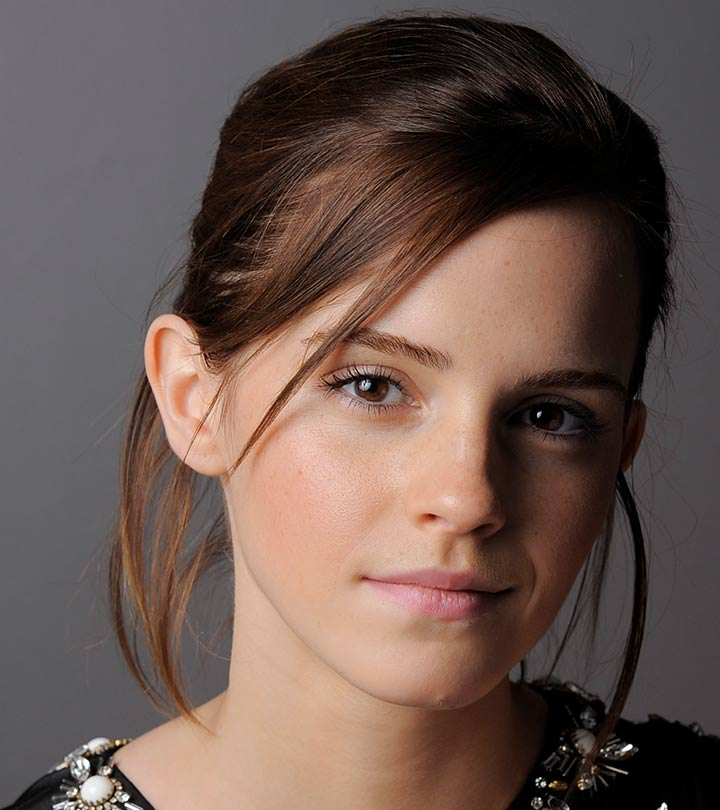
#> input picture Point Operations/img/emma.jpg, 720 x 810 px
$ jupyter execute 'intensity transformations.ipynb'
#> lines starting #> are read from the running program, lines starting #| are printed output that depends on the picture
# Intensity Transformations

[cell 1]
## Identity transformation

import cv2 as cv
import numpy as np
import matplotlib.pyplot as plt

# Read the image in grayscale
f = cv.imread('img/emma.jpg', cv.IMREAD_GRAYSCALE)
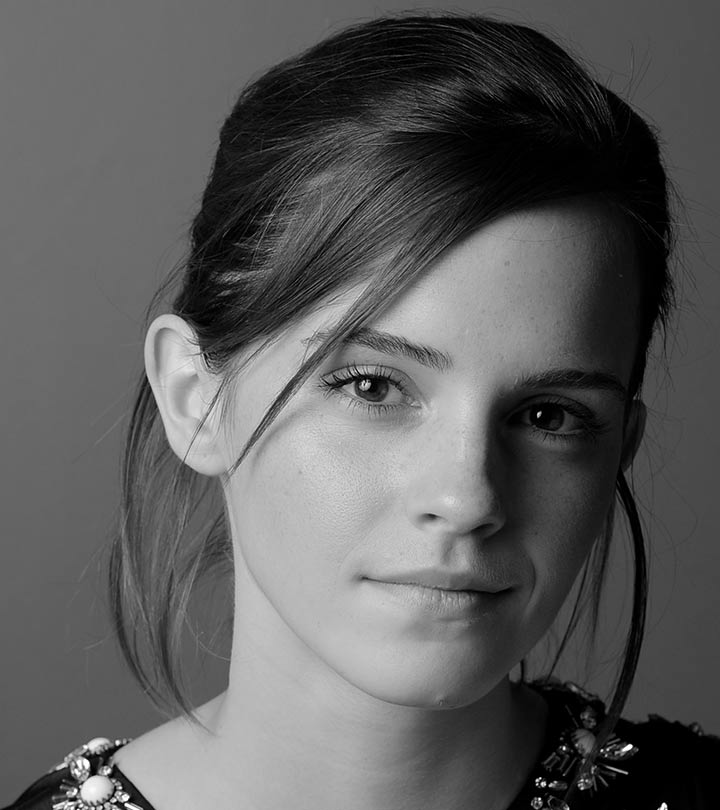
#> f: shape (810, 720); min 0, max 255, mean 92.3

# Apply the intensity transformation
t1 = np.arange(256, dtype=np.uint8)
g = t1[f]
# g=cv.LUT(f,t)


# Create a figure with subplots
fig, ax = plt.subplots(1, 3, figsize=(15, 5))

# Plotting the original image
ax[0].imshow(f, cmap='gray')
ax[0].set_title('Original Image')
ax[0].axis('off')

# Plotting the transformed image
ax[1].imshow(g, cmap='gray')
ax[1].set_title('Transformed Image 1')
ax[1].axis('off')

# Plotting the transformation function
ax[2].plot(f.flatten(), g.flatten(), '.', markersize=1)
ax[2].set_title('Transformation Function')
ax[2].set_xlabel('Original Intensity')
ax[2].set_ylabel('Transformed Intensity')

plt.show()

[cell 2]
## Negative transformation

import cv2 as cv
import numpy as np
import matplotlib.pyplot as plt

# Read the image in grayscale
f = cv.imread('img/emma.jpg', cv.IMREAD_GRAYSCALE)

# Define the transformation function
t2 = np.arange(255, -1, -1)
h = t2[f]
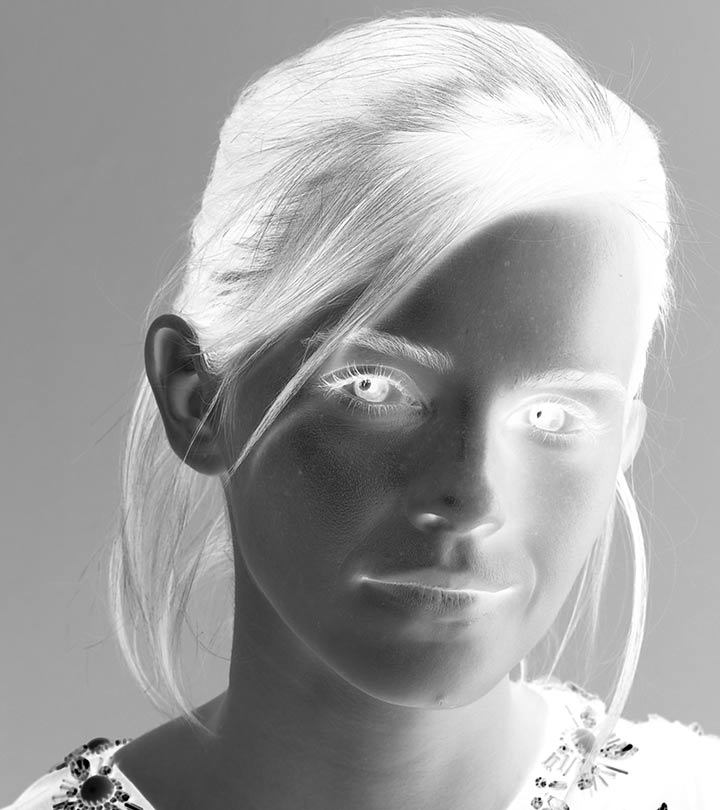
#> h: shape (810, 720) int64; min 0, max 255, mean 162.7

# Create a figure with subplots
fig, ax = plt.subplots(1, 3, figsize=(15, 5))

# Plotting the original image
ax[0].imshow(f, cmap='gray')
ax[0].set_title('Original Image')
ax[0].axis('off')

# Plotting the transformed image
ax[1].imshow(h, cmap='gray')
ax[1].set_title('Transformed Image 2')
ax[1].axis('off')

# Plotting the transformation function
ax[2].plot(f.flatten(), h.flatten(), '.', markersize=1)
ax[2].set_title('Transformation Function')
ax[2].set_xlabel('Original Intensity')
ax[2].set_ylabel('Transformed Intensity')

plt.show()

# Intensity Windowing

[cell 3]
## Intensity Windowing

import cv2 as cv
import numpy as np
import matplotlib.pyplot as plt

# Define the intensity ranges
c=np.array([(100,50),(150,200)])

# Generate the transformation function
t1 = np.linspace(0, c[0,1], c[0,0] + 1 - 0).astype('uint8')
t2 = np.linspace(c[0,1] + 1, c[1,1], c[1,0] - c[0,0]).astype('uint8')
t3 = np.linspace(c[1,1] + 1, 255, 255 - c[1,0]).astype('uint8')

# Concatenate the transformation arrays
transform = np.concatenate((t1, t2), axis=0).astype('uint8')
transform = np.concatenate((transform, t3), axis=0).astype('uint8')
print(len(transform)) # total number of intensity values covered by the transformation function

# Read the original image
img_orig = cv.imread('img/emma.jpg', cv.IMREAD_GRAYSCALE)

# Apply the intensity windowing transformation
image_transformed = cv.LUT(img_orig, transform)
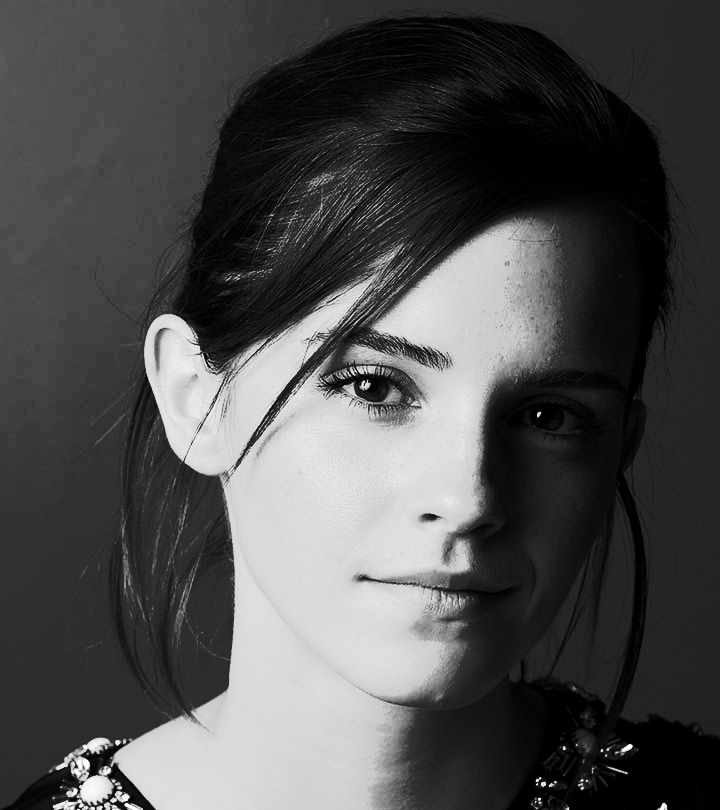
#> image_transformed: shape (810, 720); min 0, max 255, mean 77.7

# Display original and transformed images
fig, axs = plt.subplots(1, 3, figsize=(15, 5))
axs[0].imshow(img_orig, cmap='gray')
axs[0].set_title('Original Image')
axs[0].axis('off')
axs[1].imshow(image_transformed, cmap='gray')
axs[1].set_title('Transformed Image')
axs[1].axis('off')

# Display transformation function
axs[2].plot(transform)
axs[2].set_xlabel('Input')
axs[2].set_ylabel('Output')
axs[2].set_xlim(0,255)
axs[2].set_ylim(0,255)
axs[2].set_aspect('equal')
plt.show()
#> figure, not shown here; panel 3: curve peaks at x = 255, y = 255

# Gamma Correction

[cell 4]
# Plots of Functions for Gamma Correction
import numpy as np
import matplotlib.pyplot as plt

fig, ax = plt.subplots()
gamma = [0.2, 0.5, 1, 2, 5]
for g in gamma:
    table = np.array([(i/255.0)**(g)*255.0 for i in np.arange(0,256)]).astype('uint8')
    ax.plot(table, label=r'$\gamma = {g}$'.format(g=g))
ax.legend(loc='best')
ax.set_xlim(0,255)
ax.set_ylim(0,255)
ax.set_aspect('equal')
ax.set_xlabel('Input f(x)')
ax.set_ylabel('Output T[f(x)]')
plt.savefig('transform.png')
#> figure, not shown here; curve peaks at x = 255, y = 255; curve peaks at x = 255, y = 255; curve peaks at x = 255, y = 255
plt.show()

[cell 5]
## Gamma Correction
## This applys a power-law function to the pixel intensities, which can effectively lighten or darken an image.

import cv2 as cv
import numpy as np
import matplotlib.pyplot as plt

# Read the image
f = cv.imread('img/emma.jpg', cv.IMREAD_GRAYSCALE)

# Gamma correction parameter
gamma = 2

# Create a lookup table for gamma correction
t = np.array([(i/255.0)**gamma*255 for i in np.arange(0, 256)]).astype(np.uint8)

# Apply gamma correction using the lookup table
g = cv.LUT(f, t)

# Display original and gamma corrected images
fig, axs = plt.subplots(1, 2, figsize=(10, 5))
axs[0].imshow(f, cmap='gray')
axs[0].set_title('Original Image')
axs[0].axis('off')
axs[1].imshow(g, cmap='gray')
axs[1].set_title('Gamma Corrected Image')
axs[1].axis('off')
plt.show()

[cell 6]
# gramma = 0.1, 0.2, 0.5, 1, 2, 5

import cv2 as cv
import numpy as np
import matplotlib.pyplot as plt

gammas = [0.1, 0.2, 0.5, 1, 2, 5]
f = cv.imread('img/city.png', cv.IMREAD_GRAYSCALE)
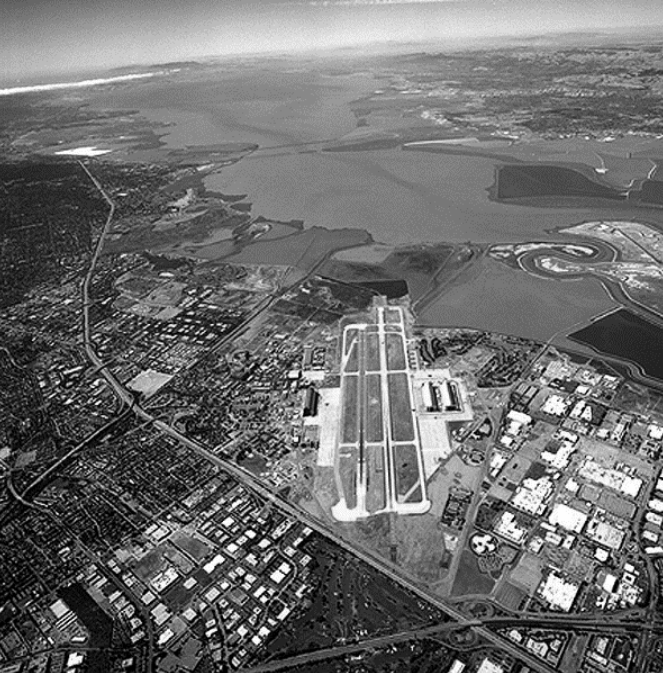
#> input picture Point Operations/img/city.png, 663 x 673 px
#> f is the input picture: shape (673, 663); min 0, max 254, mean 109.6

fig, ax = plt.subplots(2, 3, figsize=(12, 8))
for i, gamma in enumerate(gammas):
    t = np.array([(i/255.0)**(gamma)*255 for i in np.arange(0,256)]).astype(np.uint8)
    g = cv.LUT(f, t)
    ax[i//3, i%3].imshow(g, cmap='gray', vmin=0, vmax=255)
    ax[i//3, i%3].set_title(r'$\gamma = {gamma}$'.format(gamma=gamma))
    ax[i//3, i%3].axis('off')
plt.show()
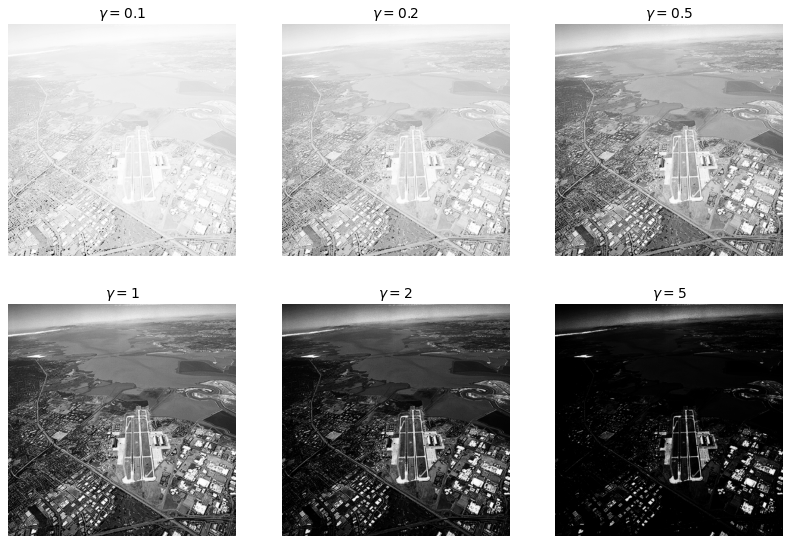
#> figure drawn by matplotlib, 6 panels

# Histogram

[cell 7]
# Histogram Using Numpy
import cv2 as cv
import numpy as np
import matplotlib.pyplot as plt

f = cv.imread('img/emma.jpg', cv.IMREAD_GRAYSCALE)
hist, bins = np.histogram(f.ravel(), 256, [0, 256])
#> hist = 256 values, max 15873 at index 0, min 5 at index 246, mean 2278.1; bins = 257 values from 0 to 256
fig, ax = plt.subplots(1, 2, figsize=(12, 5))
ax[0].imshow(f, cmap='gray', vmin=0, vmax=255)
ax[0].set_title('Original Image')
ax[0].axis('off')
ax[1].plot(hist)
ax[1].set_title('Histogram')
ax[1].set_xlabel('Intensity Value')
ax[1].set_ylabel('Frequency')
plt.show()
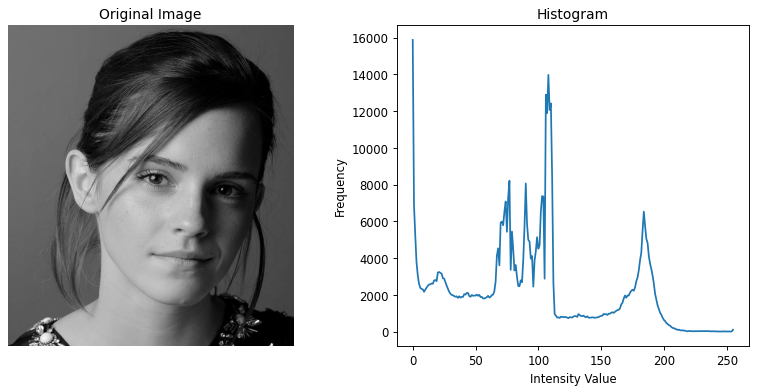
#> figure drawn by matplotlib, 2 panels; panel 2: curve peaks at x = 0, y = 15873

[cell 8]
# Histogram Using OpenCV
import cv2 as cv
import numpy as np
import matplotlib.pyplot as plt

f = cv.imread('img/emma.jpg', cv.IMREAD_GRAYSCALE)
hist = cv.calcHist([f], [0], None, [256], [0, 256])
fig, ax = plt.subplots(1, 2, figsize=(12, 5))
ax[0].imshow(f, cmap='gray', vmin=0, vmax=255)
ax[0].set_title('Original Image')
ax[0].axis('off')
ax[1].plot(hist)
ax[1].set_title('Histogram')
ax[1].set_xlabel('Intensity Value')
ax[1].set_ylabel('Frequency')
plt.show()

# Histogram Equalization

[cell 9]
## Histogram Equalization Using OpenCV
## Histogram Equalization enhanceS the contrast of an image by redistributing pixel intensities.

import cv2 as cv
import numpy as np
import matplotlib.pyplot as plt

# Read the image in grayscale
f = cv.imread('img/emma.jpg', cv.IMREAD_GRAYSCALE)

# Perform histogram equalization
g = cv.equalizeHist(f)

# Display original and equalized images
fig, axs = plt.subplots(1, 2, figsize=(10, 5))
axs[0].imshow(f, cmap='gray')
axs[0].set_title('Original Image')
axs[0].axis('off')
axs[1].imshow(g, cmap='gray',vmin=0,vmax=255)
axs[1].set_title('Equalized Image')
axs[1].axis('off')
plt.show()

[cell 10]
# Histogram Equalization on the shells Image

import cv2 as cv
import numpy as np
import matplotlib.pyplot as plt

f = cv.imread('img/shells.png', cv.IMREAD_GRAYSCALE)
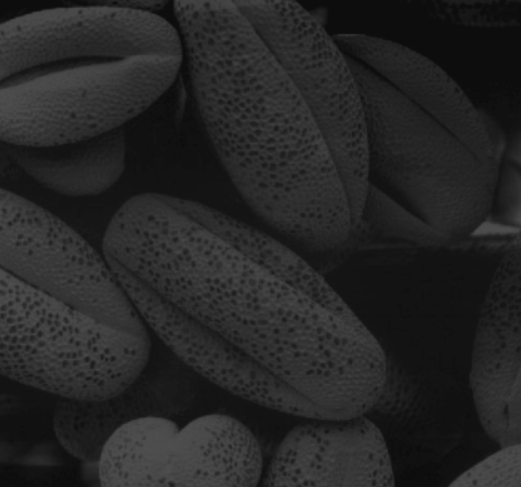
#> input picture Point Operations/img/shells.png, 521 x 487 px
#> f is the input picture: shape (487, 521); min 13, max 79, mean 37.8
g = cv.equalizeHist(f)
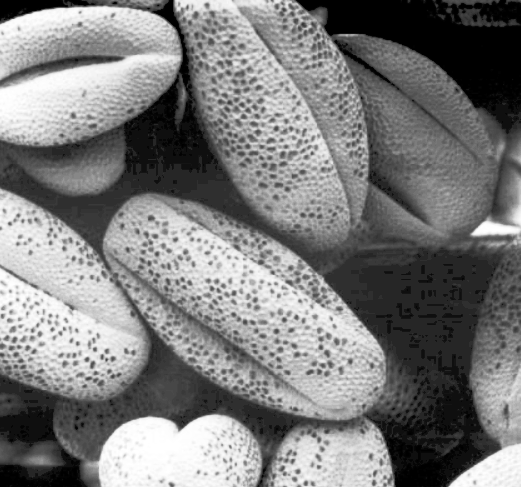
#> g: shape (487, 521); min 0, max 255, mean 124
fig, ax = plt.subplots(1, 2, figsize=(10, 5))
ax[0].imshow(f, cmap='gray', vmin=0, vmax=255)
ax[0].set_title('Original Image')
ax[0].axis('off')
ax[1].imshow(g, cmap='gray', vmin=0, vmax=255)
ax[1].set_title('Histogram Equalization')
ax[1].axis('off')
plt.show()

[cell 11]
## Histogram Equalization Using the Formula

import cv2 as cv
import numpy as np
import matplotlib.pyplot as plt

# Read the image in grayscale
f = cv.imread('img/emma.jpg', cv.IMREAD_GRAYSCALE)

# Compute histogram
hist, bins = np.histogram(f.flatten(), 256, [0,256])

# Compute cumulative distribution function (CDF)
cdf = hist.cumsum()
#> cdf = 256 values from 15873 to 583200

# Compute transformation function T
L = 256
M, N = f.shape
#> M = 810; N = 720
t = np.array([(L-1)/(M*N)*cdf[k] for k in range(256)], dtype=np.uint8)
#> t = 256 values from 6 to 255

# Apply histogram equalization using t
g = t[f]
#> g: shape (810, 720)

# Display original and histogram equalized images
g = cv.equalizeHist(f)
fig, ax = plt.subplots(1, 2, figsize=(10, 5))
ax[0].imshow(f, cmap='gray', vmin=0, vmax=255)
ax[0].set_title('Original Image')
ax[0].axis('off')
ax[1].imshow(g, cmap='gray', vmin=0, vmax=255)
ax[1].set_title('Histogram Equalization')
ax[1].axis('off')
plt.show()

[cell 12]
# Hand-Computed Intensity Transfromation
import cv2 as cv
import numpy as np
import matplotlib.pyplot as plt

f = cv.imread('img/shells.png', cv.IMREAD_GRAYSCALE)
M, N = f.shape
#> M = 487; N = 521
L = 256
t = np.zeros(256, dtype=np.uint8)
#> t = 256 values from 0 to 0
hist, bins = np.histogram(f.ravel(), 256, [0, 256])
#> hist = 256 values, max 17135 at index 19, min 0 at index 0, mean 991.1
cdf = hist.cumsum()
#> cdf = 256 values from 0 to 253727
cdf_min = cdf.min()
#> cdf_min = 0
cdf_max = cdf.max()
#> cdf_max = 253727
t = np.array([(L-1)/(M*N)*cdf[i] for i in range(256)], dtype=np.uint8)
#> t = 256 values from 0 to 255
g = t[f]
#> g: shape (487, 521)
fig, ax = plt.subplots(1, 2, figsize=(10, 5))
ax[0].imshow(f, cmap='gray', vmin=0, vmax=255)
ax[0].set_title('Original Image')
ax[0].axis('off')
ax[1].imshow(g, cmap='gray', vmin=0, vmax=255)
ax[1].set_title('Histogram Equalization')
ax[1].axis('off')
plt.show()

[cell 13]
# Enhancing a breast Digital X-Ray Image
import cv2 as cv
import numpy as np
import matplotlib.pyplot as plt

f = cv.imread('img/breast.tif', cv.IMREAD_GRAYSCALE)
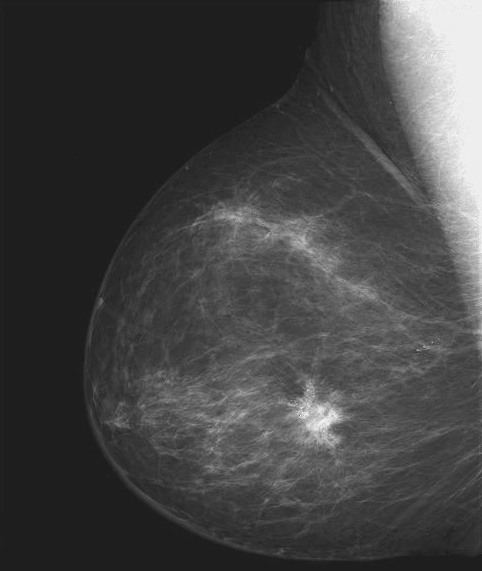
#> input picture Point Operations/img/breast.tif, 482 x 571 px
#> f is the input picture: shape (571, 482); min 21, max 255, mean 66.7
assert f is not None

# Negative
t = np.arange(255, -1, -1, dtype=np.uint8)
g = t[f]
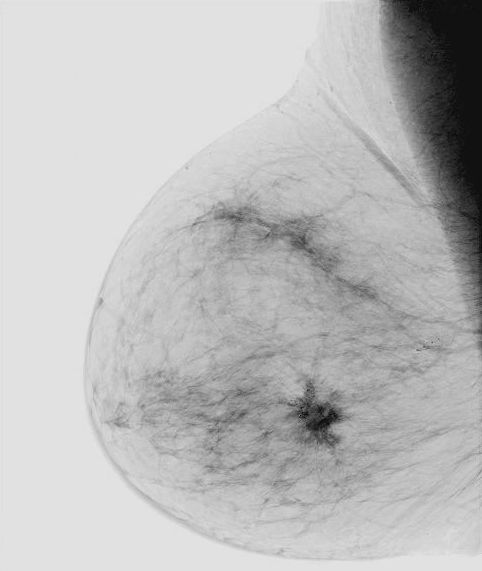
#> g: shape (571, 482); min 0, max 234, mean 188.3

# Display
fig, ax = plt.subplots(1, 2, figsize=(10, 5))
ax[0].imshow(f, cmap='gray', vmin=0, vmax=255)
ax[0].set_title('Original Image')
ax[0].axis('off')
ax[1].imshow(g, cmap='gray', vmin=0, vmax=255)
ax[1].set_title('Enhanced Image')
ax[1].axis('off')
plt.show()
